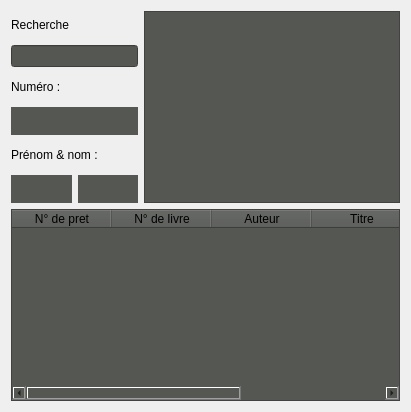
      <widget class="QWidget" name="tab">
       <attribute name="title">
        <string>Restitution</string>
       </attribute>
       <layout class="QVBoxLayout" name="verticalLayout_12">
        <item>
         <layout class="QHBoxLayout" name="horizontalLayout_20">
          <item>
           <layout class="QVBoxLayout" name="verticalLayout_10">
            <item>
             <layout class="QHBoxLayout" name="horizontalLayout_22">
              <item>
               <widget class="QLabel" name="label_20">
                <property name="text">
                 <string>Recherche</string>
                </property>
               </widget>
              </item>
              <item>
               <spacer name="horizontalSpacer_3">
                <property name="orientation">
                 <enum>Qt::Horizontal</enum>
                </property>
                <property name="sizeHint" stdset="0">
                 <size>
                  <width>40</width>
                  <height>20</height>
                 </size>
                </property>
               </spacer>
              </item>
             </layout>
            </item>
            <item>
             <widget class="QLineEdit" name="lineEditRestitution">
              <property name="styleSheet">
               <string notr="true">background-color: rgb(85, 87, 83);</string>
              </property>
             </widget>
            </item>
            <item>
             <layout class="QHBoxLayout" name="horizontalLayout_23">
              <item>
               <widget class="QLabel" name="label_21">
                <property name="text">
                 <string>Numéro :</string>
                </property>
               </widget>
              </item>
              <item>
               <spacer name="horizontalSpacer_5">
                <property name="orientation">
                 <enum>Qt::Horizontal</enum>
                </property>
                <property name="sizeHint" stdset="0">
                 <size>
                  <width>40</width>
                  <height>20</height>
                 </size>
                </property>
               </spacer>
              </item>
             </layout>
            </item>
            <item>
             <layout class="QHBoxLayout" name="horizontalLayout_24">
              <item>
               <widget class="QLabel" name="labelNumeroRestitution">
                <property name="styleSheet">
                 <string notr="true">background-color: rgb(85, 87, 83);</string>
                </property>
                <property name="text">
                 <string/>
                </property>
               </widget>
              </item>
             </layout>
            </item>
            <item>
             <layout class="QHBoxLayout" name="horizontalLayout_25">
              <item>
               <widget class="QLabel" name="label_22">
                <property name="text">
                 <string>Prénom &amp; nom :</string>
                </property>
               </widget>
              </item>
              <item>
               <spacer name="horizontalSpacer_11">
                <property name="orientation">
                 <enum>Qt::Horizontal</enum>
                </property>
                <property name="sizeHint" stdset="0">
                 <size>
                  <width>40</width>
                  <height>20</height>
                 </size>
                </property>
               </spacer>
              </item>
             </layout>
            </item>
            <item>
             <layout class="QHBoxLayout" name="horizontalLayout_26">
              <item>
               <widget class="QLabel" name="labelNomRestitution">
                <property name="styleSheet">
                 <string notr="true">background-color: rgb(85, 87, 83);</string>
                </property>
                <property name="text">
                 <string/>
                </property>
               </widget>
              </item>
              <item>
               <widget class="QLabel" name="labelPrenomRestitution">
                <property name="styleSheet">
                 <string notr="true">background-color: rgb(85, 87, 83);</string>
                </property>
                <property name="text">
                 <string/>
                </property>
               </widget>
              </item>
             </layout>
            </item>
           </layout>
          </item>
          <item>
           <widget class="QListWidget" name="listWidgetRestitution">
            <property name="styleSheet">
             <string notr="true">background-color: rgb(85, 87, 83);</string>
            </property>
            <property name="selectionBehavior">
             <enum>QAbstractItemView::SelectRows</enum>
            </property>
           </widget>
          </item>
         </layout>
        </item>
        <item>
         <widget class="QTableWidget" name="tableWidgetRestitution">
          <property name="autoFillBackground">
           <bool>false</bool>
          </property>
          <property name="styleSheet">
           <string notr="true">background-color: rgb(85, 87, 83);</string>
          </property>
          <attribute name="horizontalHeaderStretchLastSection">
           <bool>true</bool>
          </attribute>
          <attribute name="verticalHeaderVisible">
           <bool>false</bool>
          </attribute>
          <column>
           <property name="text">
            <string>N° de pret</string>
           </property>
           <property name="background">
            <color>
             <red>117</red>
             <green>80</green>
             <blue>123</blue>
            </color>
           </property>
          </column>
          <column>
           <property name="text">
            <string>N° de livre</string>
           </property>
           <property name="background">
            <color>
             <red>117</red>
             <green>80</green>
             <blue>123</blue>
            </color>
           </property>
          </column>
          <column>
           <property name="text">
            <string>Auteur</string>
           </property>
           <property name="background">
            <color>
             <red>117</red>
             <green>80</green>
             <blue>123</blue>
            </color>
           </property>
          </column>
          <column>
           <property name="text">
            <string>Titre</string>
           </property>
           <property name="background">
            <color>
             <red>117</red>
             <green>80</green>
             <blue>123</blue>
            </color>
           </property>
          </column>
          <column>
           <property name="text">
            <string>Jours restant</string>
           </property>
           <property name="background">
            <color>
             <red>117</red>
             <green>80</green>
             <blue>123</blue>
            </color>
           </property>
          </column>
         </widget>
        </item>
       </layout>
      </widget>
